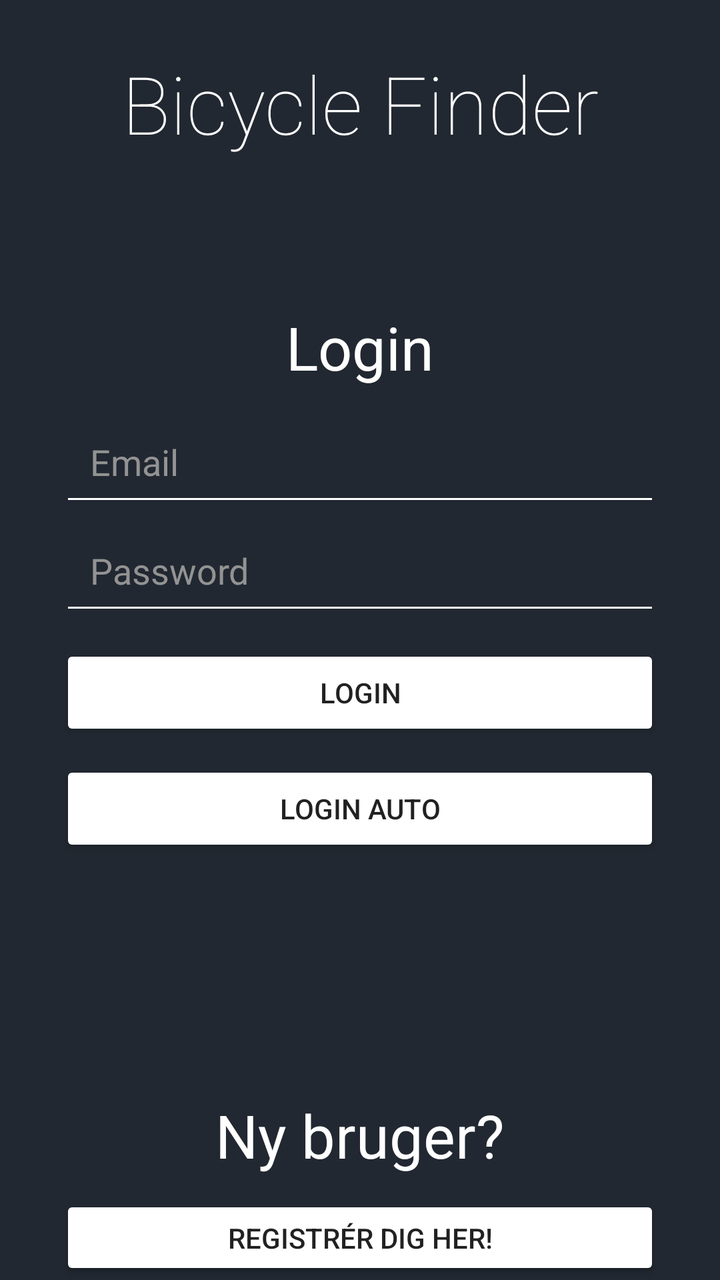
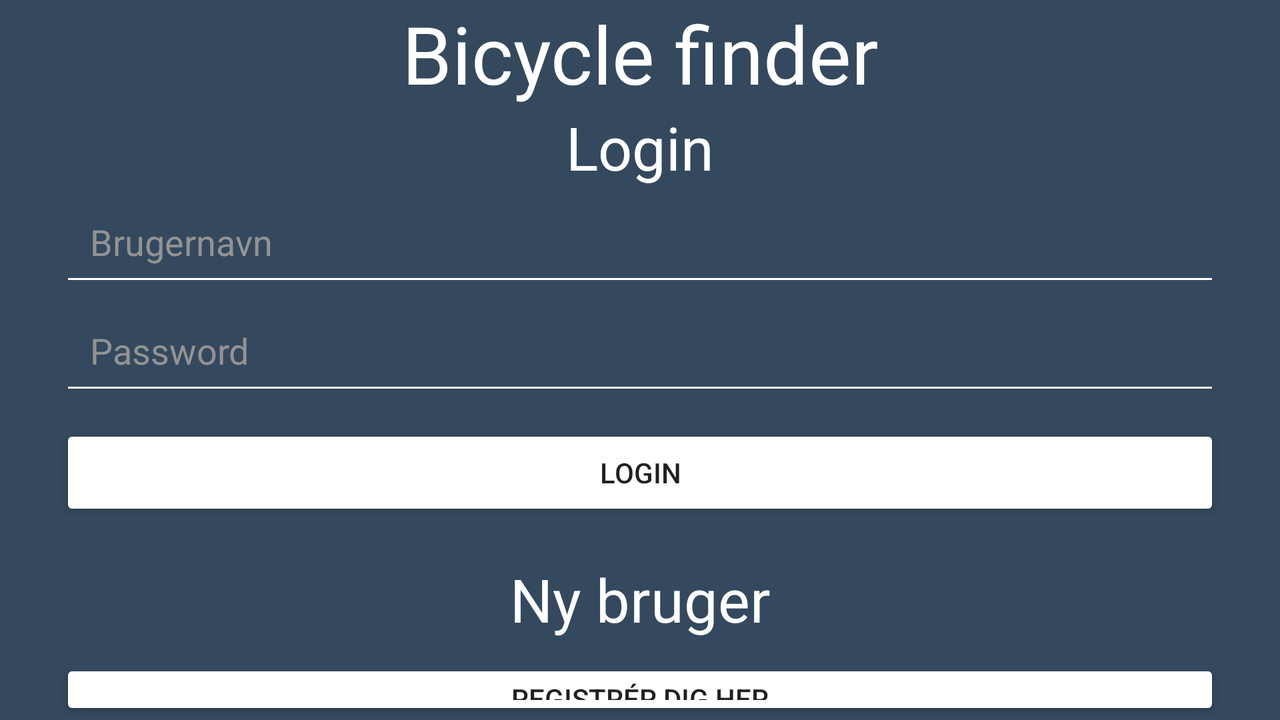

The same Android screen from two of the app's own layout files: first res/layout/ as a phone draws it, then the author's variant for another configuration, drawn on a device whose configuration selects that folder. Both files follow.
<!-- AndroidManifest.xml: application theme AppTheme -->
<!-- res/layout/login_activity.xml -->
<?xml version="1.0" encoding="utf-8"?>
<LinearLayout xmlns:android="http://schemas.android.com/apk/res/android"
    xmlns:app="http://schemas.android.com/apk/res-auto"
    xmlns:tools="http://schemas.android.com/tools"
    android:layout_width="match_parent"
    android:layout_height="match_parent"
    android:background="#222831"
    android:orientation="vertical"
    tools:context=".LoginActivity"
    tools:ignore="MissingDefaultResource">

  <TextView
      android:id="@+id/mainHeader"
      android:layout_width="match_parent"
      android:layout_height="wrap_content"
      android:text="Bicycle Finder"
      android:layout_marginTop="25dp"
      android:textAlignment="center"
      android:textAppearance="@style/TextAppearance.AppCompat.Display1"
      android:textColor="#FFFFFF"
      android:textSize="40dp"
      android:fontFamily="sans-serif-thin"/>

  <TextView
      android:id="@+id/mainSubHeader"
      android:layout_width="match_parent"
      android:layout_height="wrap_content"
      android:text="Login"
      android:layout_marginTop="75dp"
      android:textAlignment="center"
      android:textAppearance="@style/TextAppearance.AppCompat.Display1"
      android:textColor="#FFFFFF"
      android:textSize="30dp"/>

  <EditText
      android:id="@+id/mainEmailEditText"
      android:layout_width="match_parent"
      android:layout_height="wrap_content"
      android:layout_marginTop="10dp"
      android:layout_marginStart="30dp"
      android:layout_marginEnd="30dp"
      android:width="250dp"
      android:hint="Email"
      android:padding="15dp"
      android:textColor="#FFFFFF"
      android:inputType="textEmailAddress"

      />

  <EditText
      android:id="@+id/mainPasswordEditText"
      android:layout_width="match_parent"
      android:layout_height="wrap_content"
      android:layout_marginStart="30dp"
      android:layout_marginEnd="30dp"
      android:width="250dp"
      android:hint="Password"
      android:padding="15dp"
      android:textColor="#FFFFFF"
      android:inputType="textPassword"
      />

  <Button
      android:id="@+id/mainLoginButton"
      android:layout_width="match_parent"
      android:layout_height="wrap_content"
      android:layout_marginStart="30dp"
      android:layout_marginEnd="30dp"
      android:layout_marginTop="10dp"
      android:text="Login"
      android:onClick="LoginUserClick"
    />

  <Button
      android:id="@+id/mainLoginButtonAUTO"
      android:layout_width="match_parent"
      android:layout_height="wrap_content"
      android:layout_marginStart="30dp"
      android:layout_marginEnd="30dp"
      android:layout_marginTop="10dp"
      android:text="Login Auto"
      android:onClick="LoginUserClickAUTO"
      />


  <TextView
      android:id="@+id/mainMessageTextView"
      android:layout_width="match_parent"
      android:layout_height="wrap_content"
      android:layout_marginStart="30dp"
      android:layout_marginEnd="30dp"
      android:textColor="#FFFFFF"
      />

  <TextView
      android:layout_width="match_parent"
      android:layout_height="wrap_content"
      android:text="Ny bruger?"
      android:layout_marginTop="100dp"
      android:textAlignment="center"
      android:textAppearance="@style/TextAppearance.AppCompat.Display1"
      android:textColor="#FFFFFF"
      android:textSize="30dp"/>

  <Button
      android:id="@+id/mainRegisterButton"
      android:layout_width="match_parent"
      android:layout_height="wrap_content"
      android:layout_marginStart="30dp"
      android:layout_marginEnd="30dp"
      android:layout_marginTop="10dp"
      android:text="Registrér dig her!"
      android:onClick="mainRegisterButtonClick" />





</LinearLayout>
<!-- resources referenced by this layout -->
<resources>
  <style name="AppTheme" parent="Theme.MaterialComponents.Light.NoActionBar">
          
          
          <item name="colorPrimary">#0EC1C6</item>
          <item name="colorPrimaryDark">#222831</item>
          <item name="colorAccent">@color/colorAccent</item>
          <item name="android:textColorHint">#939393</item>
          <item name="backgroundTint">#FFFFFF</item>
      </style>
  <color name="colorAccent">#03DAC5</color>
</resources>
<!-- res/layout-land/login_activity.xml (the author's variant of the layout above) -->
<!-- drawn on the phone turned sideways -->
<?xml version="1.0" encoding="utf-8"?>
<LinearLayout xmlns:android="http://schemas.android.com/apk/res/android"
    xmlns:app="http://schemas.android.com/apk/res-auto"
    xmlns:tools="http://schemas.android.com/tools"
    android:layout_width="match_parent"
    android:layout_height="match_parent"
    android:background="#34495e"
    android:orientation="vertical"
    tools:context=".LoginActivity"
    tools:ignore="MissingDefaultResource">

  <TextView
      android:layout_width="match_parent"
      android:layout_height="wrap_content"
      android:text="Bicycle finder"
      android:textAlignment="center"
      android:textAppearance="@style/TextAppearance.AppCompat.Display1"
      android:textColor="#FFFFFF"
      android:textSize="40dp"/>

  <TextView
      android:layout_width="match_parent"
      android:layout_height="wrap_content"
      android:text="Login"
      android:textAlignment="center"
      android:textAppearance="@style/TextAppearance.AppCompat.Display1"
      android:textColor="#FFFFFF"
      android:textSize="30dp"/>

  <EditText
      android:id="@+id/mainUsernameEditText"
      android:layout_width="match_parent"
      android:layout_height="wrap_content"
      android:layout_marginStart="30dp"
      android:layout_marginEnd="30dp"
      android:width="250dp"
      android:hint="Brugernavn"
      android:padding="15dp"
      android:textColor="#FFFFFF"
      android:inputType="text"

      />

  <EditText
      android:id="@+id/mainPasswordEditText"
      android:layout_width="match_parent"
      android:layout_height="wrap_content"
      android:layout_marginStart="30dp"
      android:layout_marginEnd="30dp"
      android:width="250dp"
      android:hint="Password"
      android:padding="15dp"
      android:textColor="#FFFFFF"
      android:inputType="textPassword"
      />

  <Button
      android:id="@+id/mainLoginButton"
      android:layout_width="match_parent"
      android:layout_height="wrap_content"
      android:layout_marginStart="30dp"
      android:layout_marginEnd="30dp"
      android:layout_marginTop="10dp"
      android:text="Login"
    />

  <TextView
      android:id="@+id/mainMessageTextView"
      android:layout_width="match_parent"
      android:layout_height="wrap_content"
      android:layout_marginStart="30dp"
      android:layout_marginEnd="30dp"
      />

  <TextView
      android:layout_width="match_parent"
      android:layout_height="wrap_content"
      android:text="Ny bruger"
      android:textAlignment="center"
      android:textAppearance="@style/TextAppearance.AppCompat.Display1"
      android:textColor="#FFFFFF"
      android:textSize="30dp"/>

  <Button
      android:id="@+id/mainRegisterButton"
      android:layout_width="match_parent"
      android:layout_height="wrap_content"
      android:layout_marginStart="30dp"
      android:layout_marginEnd="30dp"
      android:layout_marginTop="10dp"
      android:text="Registrér dig her"
      android:onClick="mainRegisterButton" />





</LinearLayout>
